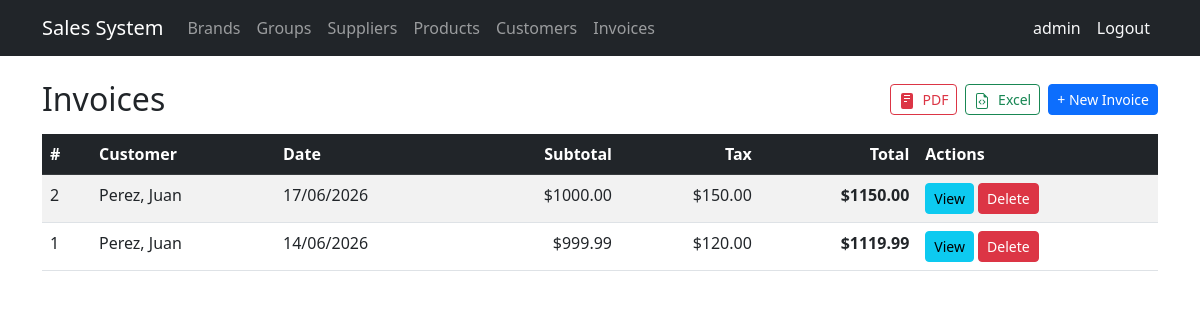
Page /invoices/ (signed in) on the committed database.
### billing/models.py (models this page shows, shortened)
class Invoice(models.Model):
    customer = models.ForeignKey(Customer, on_delete=models.PROTECT, related_name='invoices')
    invoice_date = models.DateTimeField(auto_now_add=True)
    subtotal = models.DecimalField(max_digits=12, decimal_places=2, default=0)
    tax = models.DecimalField(max_digits=12, decimal_places=2, default=0)
    total = models.DecimalField(max_digits=12, decimal_places=2, default=0)
    is_active = models.BooleanField(default=True)
    class Meta: ordering = ['-invoice_date']

class Customer(models.Model):
    dni = models.CharField(
        max_length=13,
        unique=True,
        verbose_name='DNI/RUC',
        validators=[validate_cedula_ec]
    )
    first_name = models.CharField(max_length=100)
    last_name = models.CharField(max_length=100)
    email = models.EmailField(blank=True, null=True)
    phone = models.CharField(max_length=20, blank=True, null=True)
    address = models.TextField(blank=True, null=True)
    is_active = models.BooleanField(default=True)
    created_at = models.DateTimeField(auto_now_add=True)
    updated_at = models.DateTimeField(auto_now=True)
    class Meta:
        ordering = ['last_name', 'first_name']
    def __str__(self): return f'{self.last_name}, {self.first_name}'

### billing/views.py (the view)
# urls.py: path('invoices/', views.invoice_list, name='invoice_list'),
@login_required
def invoice_list(request):
    invoices = Invoice.objects.select_related('customer').all()
    exp = export_response(request, invoices, _INVOICE_EXPORT_FIELDS, 'Listado de Facturas', 'facturas')
    if exp:
        return exp
    return render(request, 'billing/invoice_list.html', {'items': invoices})

### billing/templates/billing/invoice_list.html (shortened to what this page needs)
{% extends 'billing/base.html' %}
{% block content %}
<div class="d-flex align-items-center justify-content-between mb-3 flex-wrap gap-2">
  <h2 class="mb-0">Invoices</h2>
  <div class="d-flex gap-2 flex-wrap">
    <a href="?export=pdf"   class="btn btn-sm btn-outline-danger"  title="Descargar PDF">
      <svg xmlns="http://www.w3.org/2000/svg" width="16" height="16" fill="currentColor" class="me-1" viewBox="0 0 16 16"><path d="M4 0h8a2 2 0 0 1 2 2v12a2 2 0 0 1-2 2H4a2 2 0 0 1-2-2V2a2 2 0 0 1 2-2zm1 2v1h6V2H5zm0 3v1h6V5H5zm0 3v1h3V8H5z"/></svg>
      PDF
    </a>
    <a href="?export=excel" class="btn btn-sm btn-outline-success" title="Descargar Excel">
      Excel
    </a>
    <a href="{% url 'billing:invoice_create' %}" class="btn btn-sm btn-primary">+ New Invoice</a>
  </div>
</div>
<table class="table table-striped table-hover">
  <thead class="table-dark">
    <tr>
      <th>#</th><th>Customer</th><th>Date</th>
      <th class="text-end">Subtotal</th>
      <th class="text-end">Tax</th>
      <th class="text-end">Total</th>
      <th>Actions</th>
    </tr>
  </thead>
  <tbody>
    {% for inv in items %}
    <tr>
      <td>{{ inv.id }}</td>
      <td>{{ inv.customer }}</td>
      <td>{{ inv.invoice_date|date:"d/m/Y" }}</td>
      <td class="text-end">${{ inv.subtotal }}</td>
      <td class="text-end">${{ inv.tax }}</td>
      <td class="text-end fw-bold">${{ inv.total }}</td>
      <td>
        <a href="{% url 'billing:invoice_detail' inv.pk %}" class="btn btn-sm btn-info">View</a>
        <a href="{% url 'billing:invoice_delete' inv.pk %}" class="btn btn-sm btn-danger">Delete</a>
      </td>
    </tr>
    {% empty %}
    <tr><td colspan="7" class="text-center">No invoices yet.</td></tr>
    {% endfor %}
  </tbody>
</table>
{% endblock %}

### billing/templates/billing/base.html (shortened to what this page needs)
<!DOCTYPE html>
<html lang="es">
<head>
  <link href="https://cdn.jsdelivr.net/npm/bootstrap@5.3.0/dist/css/bootstrap.min.css" rel="stylesheet">
</head>
<body>
<nav class="navbar navbar-expand-lg navbar-dark bg-dark">
  <div class="container">
    <a class="navbar-brand" href="{% url 'billing:home' %}">Sales System</a>
    <div class="collapse navbar-collapse" id="nav">
      <ul class="navbar-nav me-auto">
        {% if user.is_authenticated %}
        <li class="nav-item"><a class="nav-link" href="{% url 'billing:brand_list' %}">Brands</a></li>
        <li class="nav-item"><a class="nav-link" href="{% url 'billing:productgroup_list' %}">Groups</a></li>
        <li class="nav-item"><a class="nav-link" href="{% url 'billing:supplier_list' %}">Suppliers</a></li>
        <li class="nav-item"><a class="nav-link" href="{% url 'billing:product_list' %}">Products</a></li>
        <li class="nav-item"><a class="nav-link" href="{% url 'billing:customer_list' %}">Customers</a></li>
        <li class="nav-item"><a class="nav-link" href="{% url 'billing:invoice_list' %}">Invoices</a></li>
        {% endif %}
      </ul>
      <ul class="navbar-nav">
      {% if user.is_authenticated %}
      <li class="nav-item">
        <span class="nav-link text-light">{{ user.username }}</span>
      </li>
      <li class="nav-item">
        <form method="post" action="{% url 'logout' %}" class="d-inline">
          <button type="submit" class="nav-link btn btn-link text-light"
                  style="text-decoration:none;">Logout</button>
        </form>
      </li>
      {% endif %}
    </ul>
    </div>
  </div>
</nav>
<div class="container mt-4">
  {% block content %}{% endblock %}
</div>
</body>
</html>

### rows in the picture
Invoice: id "2", customer "Perez, Juan", invoice_date "17/06/2026", subtotal "1000.00", tax "150.00", total "1150.00"
Invoice: id "1", customer "Perez, Juan", invoice_date "14/06/2026", subtotal "999.99", tax "120.00", total "1119.99"

### other values in the picture
{{ user.username }} "admin"
